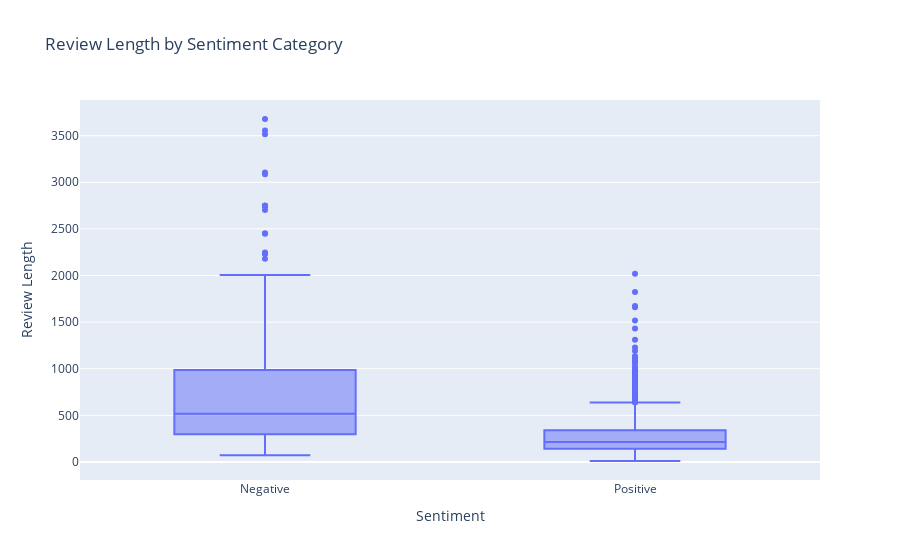

Write notebook code for a chart like this one.
### Markdown cell above
### Review Metadata

### Code cell
df['review_length'] = df['Review'].str.len()


# Create the box plot
fig = px.box(df, x='Sentiment', y='review_length', title='Review Length by Sentiment Category',
             labels={'review_length': 'Review Length'})

# Show the plot
fig.show()

### Figure 1 — Plotly figure (JSON) as saved in the notebook; plotly's stock layout.template omitted (floating-point values rounded to 4 significant figures; data arrays with more than 128 entries replaced by an {"elided": "..."} marker saying what was removed)
{"data": [{"alignmentgroup": "True", "hovertemplate": "Sentiment=%{x}<br>Review Length=%{y}<extra></extra>", "legendgroup": "", "marker": {"color": "#636efa"}, "name": "", "notched": false, "offsetgroup": "", "orientation": "v", "showlegend": false, "type": "box", "x": {"elided": "1502 str values"}, "x0": " ", "xaxis": "x", "y": {"elided": "1502 int values"}, "y0": " ", "yaxis": "y"}], "layout": {"autosize": true, "boxmode": "group", "legend": {"tracegroupgap": 0}, "title": {"text": "Review Length by Sentiment Category"}, "xaxis": {"anchor": "y", "autorange": true, "domain": [0, 1], "range": [-0.5, 1.5], "title": {"text": "Sentiment"}, "type": "category"}, "yaxis": {"anchor": "x", "autorange": true, "domain": [0, 1], "range": [-193.8, 3883.0], "title": {"text": "Review Length"}, "type": "linear"}}}
